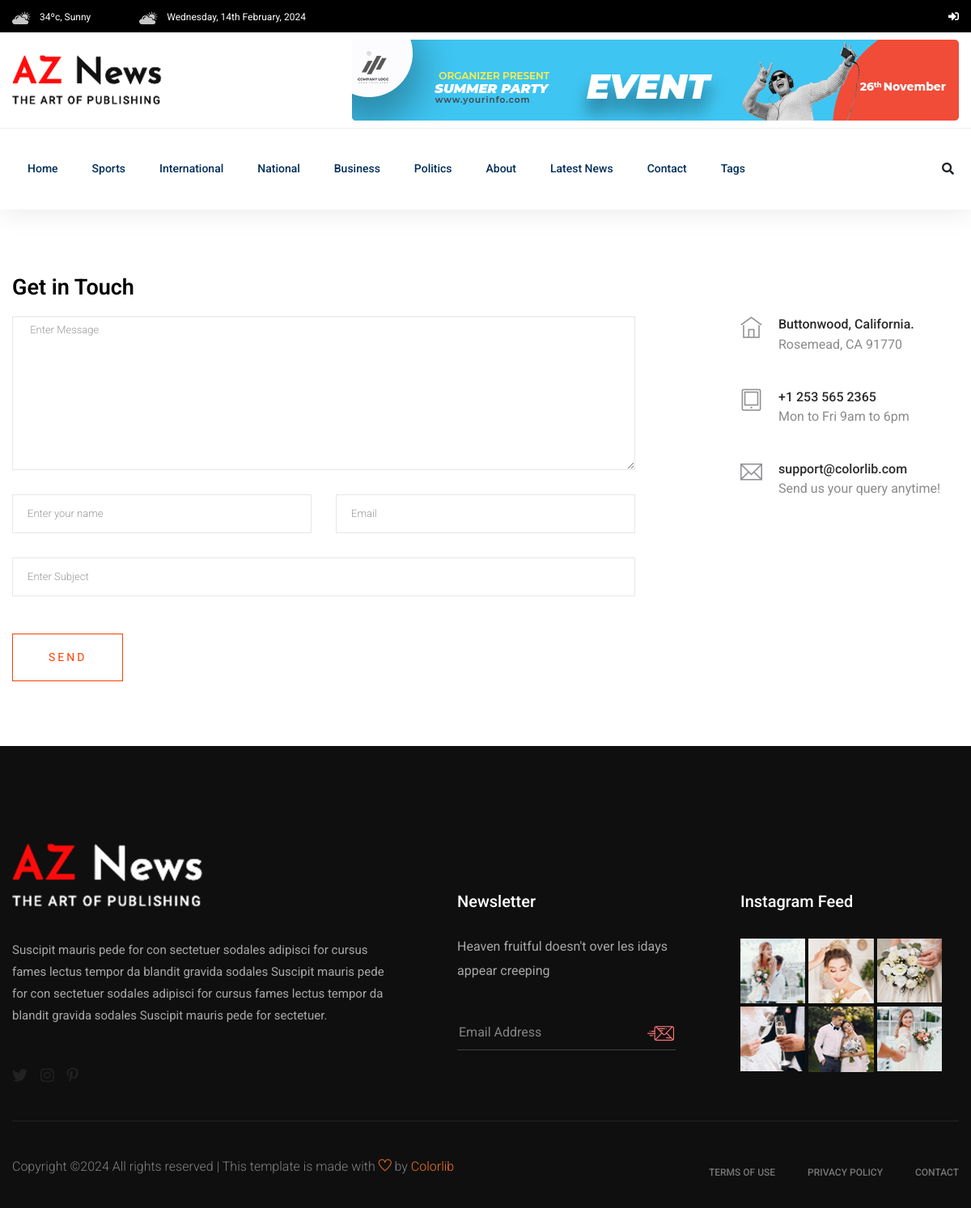
Page /contact/ on the committed database.
### newspaper/models.py (models this page shows, shortened)
class TimeStampModel(models.Model):
    created_at = models.DateTimeField(auto_now_add = True)
    updated_at = models.DateTimeField(auto_now = True)
    class Meta:
        abstract = True # Do not create table for this model

class Category(TimeStampModel):
    name = models.CharField(max_length = 20)

### newspaper/views.py (the view, shortened to what this page needs)
# urls.py: path("contact/", views.ContactView.as_view(), name="contact"),
class ContactView(View):
    template_name = "aznews/main/contact.html"
    def get(self, request, *args, **kwargs):
        return render(
            request,
            self.template_name,
        )

### newspaper/navigation.py (called while the page is built)
def navigation(request):
    categories = Category.objects.all()[:5]
    tags = Tag.objects.all()[:10]
    trending_posts = Post.objects.filter(
        status="active", published_at__isnull=False
    ).order_by("-published_at", "-views_count")[:5]
    return {
        "tags": tags,
        "categories": categories,
        "trending_posts": trending_posts,
    }

### templates/aznews/main/contact.html (shortened to what this page needs)
{% extends "aznews/base.html" %}
{% block content %}
    <section class="contact-section">
        <div class="container">
            <div class="row">
                <div class="col-12">
                    <h2 class="contact-title">Get in Touch</h2>
                </div>
                <div class="col-lg-8">
                    <form class="form-contact contact_form"
                          action=""
                          method="post"
                          id="contactForm"
                          novalidate="novalidate">
                        <div class="row">
                            <div class="col-12">
                                <div class="form-group">
                                    <textarea class="form-control w-100"
                                              name="message"
                                              id="message"
                                              cols="30"
                                              rows="9"
                                              onfocus="this.placeholder = ''"
                                              onblur="this.placeholder = 'Enter Message'"
                                              placeholder=" Enter Message">{{form.message.value}}</textarea>
                                </div>
                            </div>
                            <div class="col-sm-6">
                                <div class="form-group">
                                    <input class="form-control valid"
                                           name="name"
                                           id="name"
                                           type="text"
                                           onfocus="this.placeholder = ''"
                                           onblur="this.placeholder = 'Enter your name'"
                                           placeholder="Enter your name"
                                           value="{{form.name.value}}">
                                </div>
                            </div>
                            <div class="col-sm-6">
                                <div class="form-group">
                                    <input class="form-control valid"
                                           name="email"
                                           id="email"
                                           type="email"
                                           onfocus="this.placeholder = ''"
                                           onblur="this.placeholder = 'Enter email address'"
                                           placeholder="Email"
                                           value="{{form.email.value}}">
                                </div>
                            </div>
                            <div class="col-12">
                                <div class="form-group">
                                    <input class="form-control"
                                           name="subject"
                                           id="subject"
                                           type="text"
                                           onfocus="this.placeholder = ''"
                                           onblur="this.placeholder = 'Enter Subject'"
                                           placeholder="Enter Subject"
                                           value="{{form.subject.value}}">
                                </div>
                            </div>
                        </div>
                        <div class="form-group mt-3">
                            <button type="submit" class="button button-contactForm boxed-btn">Send</button>
                        </div>
                    </form>
                </div>
                <div class="col-lg-3 offset-lg-1">
                    <div class="media contact-info">
                        <span class="contact-info__icon"><i class="ti-home"></i></span>
                        <div class="media-body">
                            <h3>Buttonwood, California.</h3>
                            <p>Rosemead, CA 91770</p>
                        </div>
                    </div>
                    <div class="media contact-info">
                        <span class="contact-info__icon"><i class="ti-tablet"></i></span>
                        <div class="media-body">
                            <h3>+1 253 565 2365</h3>
                            <p>Mon to Fri 9am to 6pm</p>
                        </div>
                    </div>
                    <div class="media contact-info">
                        <span class="contact-info__icon"><i class="ti-email"></i></span>
                        <div class="media-body">
                            <h3>support@colorlib.com</h3>
                            <p>Send us your query anytime!</p>
                        </div>
                    </div>
                </div>
            </div>
        </div>
    </section>
{% endblock content %}

### templates/aznews/header/header.html (shortened to what this page needs)
{% load static %}
<header>
    <div class="header-area">
        <div class="main-header ">
            <div class="header-top black-bg d-none d-md-block">
                <div class="container">
                    <div class="col-xl-12">
                        <div class="row d-flex justify-content-between align-items-center">
                            <div class="header-info-left">
                                <ul>
                                    <li>
                                        <img src="{% static 'aznews/assets/img/icon/header_icon1.png' %}" alt="">
                                        34ºc, Sunny
                                    </li>
                                    <li>
                                        <img src="{% static 'aznews/assets/img/icon/header_icon1.png' %}" alt="">
                                        {% now "l, jS F, Y" %}
                                    </li>
                                </ul>
                            </div>
                            <div class="header-info-right">
                                <ul class="header-social">
                                    {% if user.is_authenticated %}
                                        <li>
                                            <a href="{% url 'logout' %}"><i class="fas fa-sign-out-alt"></i></a>
                                        </li>
                                        <li>
                                            <a href="{% url 'blog:draft-list' %}"><i class="fas fa-tasks"></i></a>
                                        </li>
                                        <li>
                                            <a href="{% url 'blog:post-create' %}"><i class="fas fa-plus"></i></a>
                                        </li>
                                    {% else %}
                                        <li>
                                            <a href="{% url 'login' %}"><i class="fas fa-sign-in-alt"></i></a>
                                        </li>
                                    {% endif %}
                                </ul>
                            </div>
                        </div>
                    </div>
                </div>
            </div>
            <div class="header-mid d-none d-md-block">
                <div class="container">
                    <div class="row d-flex align-items-center">
                        <div class="col-xl-3 col-lg-3 col-md-3">
                            <div class="logo">
                                <a href="/">
                                    <img src="{% static 'aznews/assets/img/logo/logo.png' %}" alt="">
                                </a>
                            </div>
                        </div>
                        <div class="col-xl-9 col-lg-9 col-md-9">
                            <div class="header-banner f-right ">
                                <img src="{% static 'aznews/assets/img/hero/header_card.jpg' %}" alt="">
                            </div>
                        </div>
                    </div>
                </div>
            </div>
            <div class="header-bottom header-sticky">
                <div class="container">
                    <div class="row align-items-center">
                        <div class="col-xl-10 col-lg-10 col-md-12 header-flex">
                            <div class="main-menu d-none d-md-block">
                                <nav>
                                    <ul id="navigation">
                                        <li>
                                            <a href="/">Home</a>
                                        </li>
                                        {% for category in categories %}
                                            <li>
                                                <a href="{% url 'post-by-category' category.pk %}">{{ category.name }}</a>
                                            </li>
                                        {% endfor %}
                                        <li>
                                            <a href="{% url 'about' %}">About</a>
                                        </li>
                                        <li>
                                            <a href="{% url 'post-list' %}">Latest News</a>
                                        </li>
                                        <li>
                                            <a href="{% url 'contact' %}">Contact</a>
                                        </li>
                                        <li>
                                            <a href="#">Tags</a>
                                        </li>
                                    </ul>
                                </nav>
                            </div>
                        </div>
                        <div class="col-xl-2 col-lg-2 col-md-4">
                            <div class="header-right-btn f-right d-none d-lg-block">
                                <i class="fas fa-search special-tag"></i>
                            </div>
                        </div>
                        <div class="col-12">
                        </div>
                    </div>
                </div>
            </div>
        </div>
    </div>
</header>

### rows in the picture
Category: name "Sports"
Category: name "International"
Category: name "National"
Category: name "Business"
Category: name "Politics"
